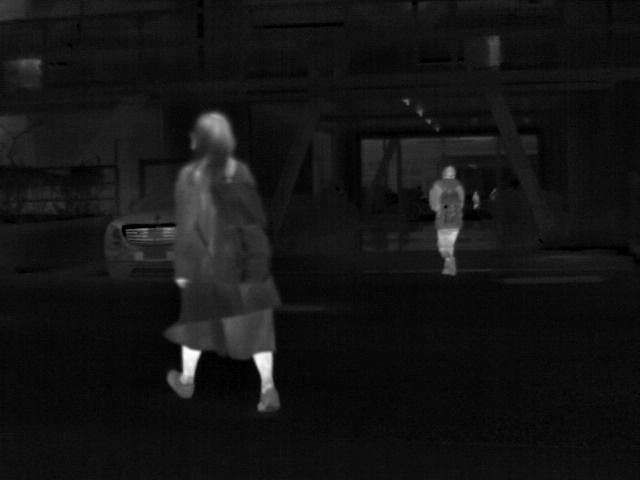
#> input picture ir_gt.png, 640 x 480 px, found by its file name
$ python eval_ir_low_constrast.py
#> lines starting #> are read from the running program, lines starting #| are printed output that depends on the picture
### Infrared/ir_low_contrast.py
import cv2
import os
import numpy as np

# 定义退化等级参数字典
DEGRADATION_LEVELS = {
    "clean":    {"alpha": 1.00, "beta": 0},    # 无退化：完全保留原图信息，无附加干扰
    "slight":   {"alpha": 0.85, "beta": 15},
    "moderate": {"alpha": 0.65, "beta": 45},
    "severe":   {"alpha": 0.40, "beta": 90},
    "extreme":  {"alpha": 0.15, "beta": 130}
}

# 概率分布: [Clean 15%, Slight 20%, Moderate 30%, Severe 25%, Extreme 10%]
LEVEL_KEYS = ["clean", "slight", "moderate", "severe", "extreme"]
LEVEL_PROBS = [0.17, 0.22, 0.33, 0.28, 0.0]


def adjust_contrast(image, level=None):
    """
    使用线性变换调整图像的对比度 (模拟红外低对比度退化)。

    参数:
        image: 输入的灰度图像 (uint8)
        level:
            - None: 默认为 'moderate'
            - 'random': 按概率随机选择等级
            - 指定字符串: 'clean', 'slight', ...

    返回:
        adjusted_image: 处理后的图像
        selected_level: 实际使用的等级名称 (str)
    """

    # 1. 确定等级逻辑
    if level is None:
        # 默认情况
        selected_level = "moderate"
    elif level == "random":
        # 随机情况：从概率分布中采样
        selected_level = np.random.choice(LEVEL_KEYS, p=LEVEL_PROBS)
    else:
        # 指定情况：检查是否在字典中，不在则默认 moderate
        if level in DEGRADATION_LEVELS:
            selected_level = level
        else:
            # print(f"警告: 未知的等级 '{level}'，已回退到 moderate")
            selected_level = "moderate"

    # 2. 获取对应的参数
    params = DEGRADATION_LEVELS[selected_level]
    alpha = params["alpha"]
    beta = params["beta"]

    # 3. 执行线性变换 (new = alpha * image + beta)
    # cv2.convertScaleAbs 会自动处理截断(0-255)和类型转换(uint8)，非常方便
    adjusted_image = cv2.convertScaleAbs(image, alpha=alpha, beta=beta)

    return adjusted_image

### eval_scripts/eval_ir_low_constrast.py
import cv2
import os
import numpy as np
from Infrared.ir_low_contrast import adjust_contrast, DEGRADATION_LEVELS

img_path = 'E:\Recurrence\IVIF-Degradation-Simulator\ir_gt.png'

img = cv2.imread(img_path)  # 默认按照bgr的形式读取到其内容；
#> img is the input picture: shape (480, 640, 3); min 0, max 255, mean 20
for level in DEGRADATION_LEVELS:
    adjusted_img = adjust_contrast(img, level)
    save_path = os.path.join(r'E:\Recurrence\IVIF-Degradation-Simulator\results\ir_low_constrast', f'ir_contrast_{level}.png')
    if not os.path.exists(os.path.dirname(save_path)):
        os.makedirs(os.path.dirname(save_path))
    print(cv2.imwrite(save_path, adjusted_img))
    print(f"Saved adjusted image at level {level} to {save_path}")
#> this loop made 5 passes
#| True
#| True
#| True
#| True
#| True
#> pass 3, in adjust_contrast (call 3), `adjusted_image = cv2.convertScaleAbs(image, alpha=alpha, beta=beta)`:
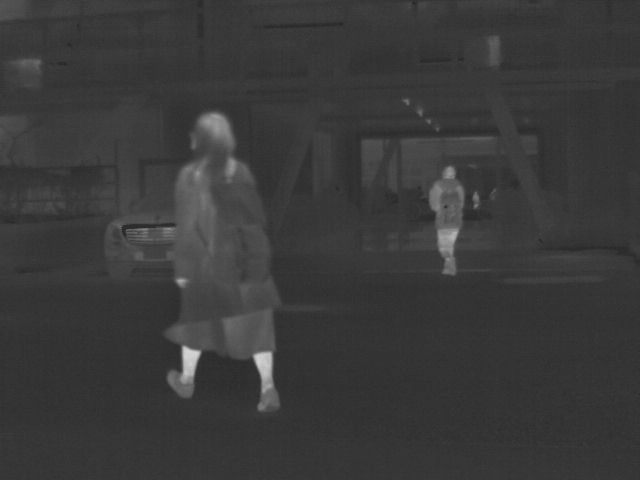
#> adjusted_image: shape (480, 640, 3); min 45, max 211, mean 58
